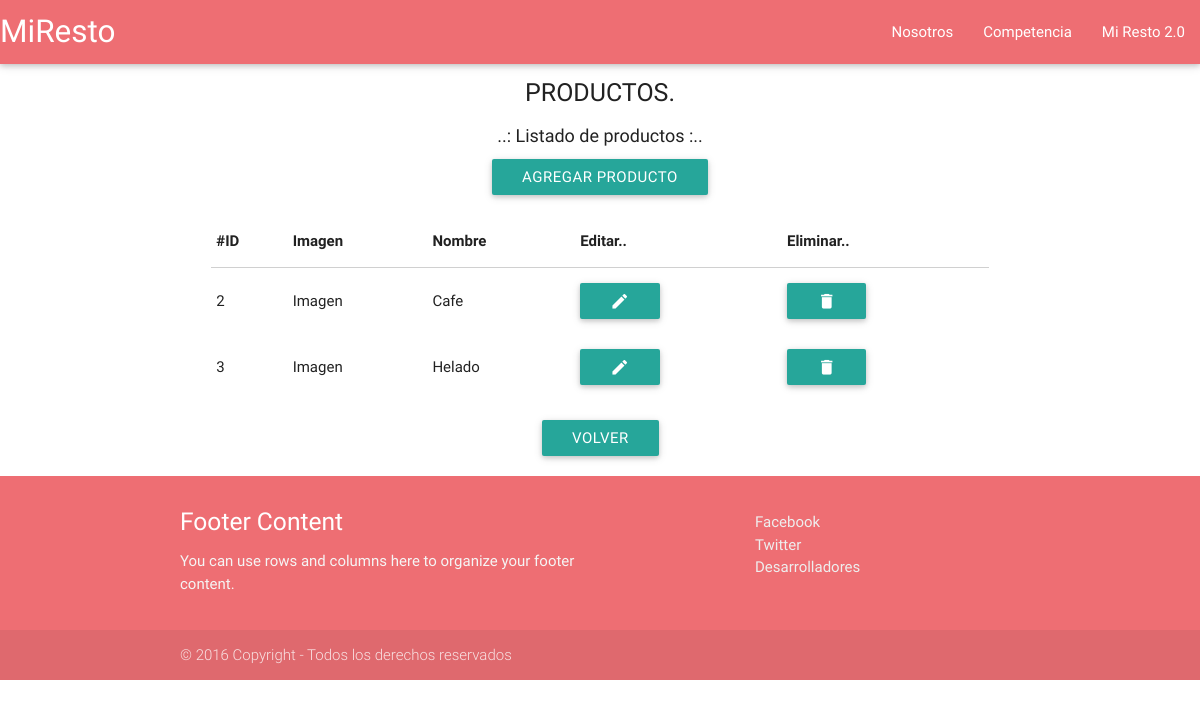
The app's page /index.php/productos, older data.
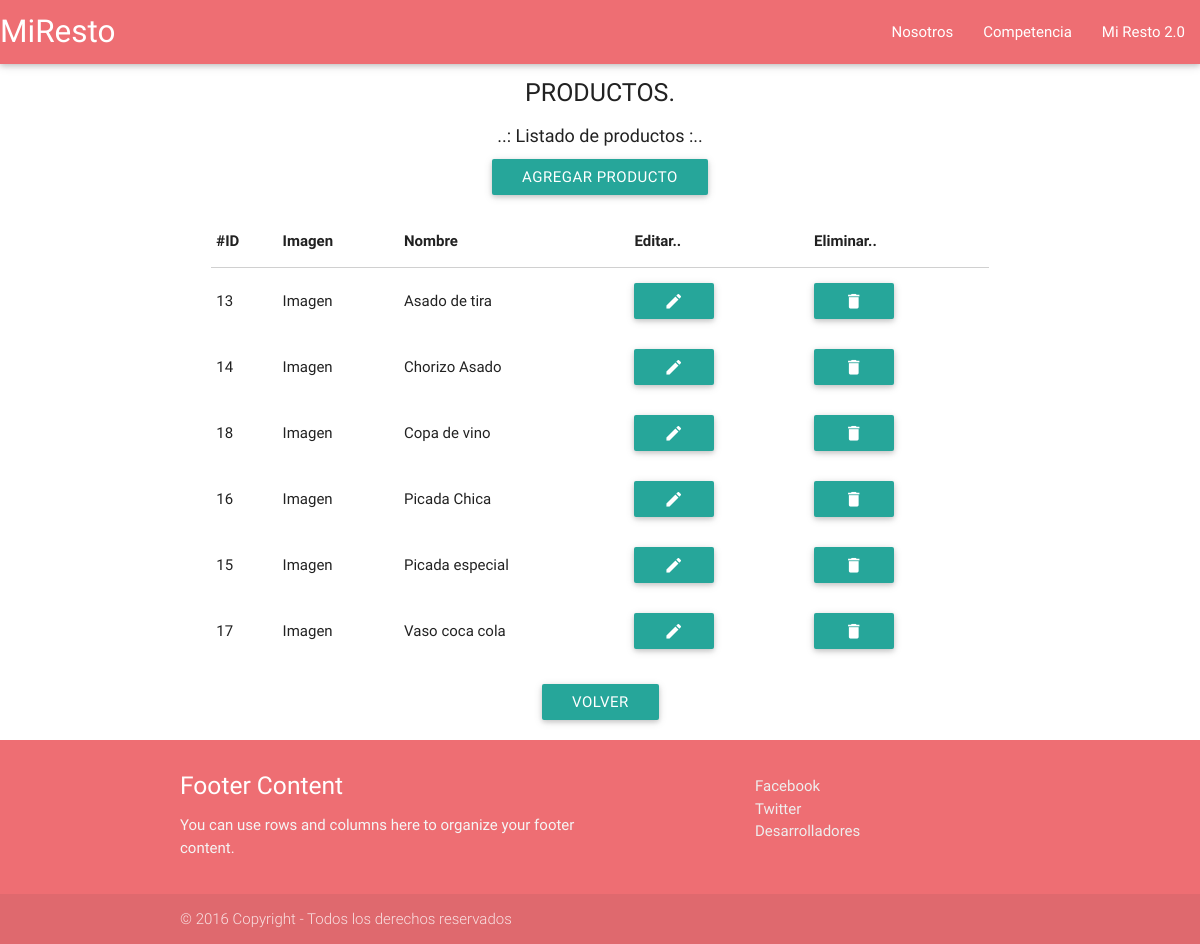
The same page, newer data.
### tables this page shows
CREATE TABLE IF NOT EXISTS `productos` (
  `id` int(10) unsigned NOT NULL,
  `nombre` tinytext NOT NULL
);

### application/controllers/Productos.php (called while the page is built, shortened)
<?php
class Productos extends CI_Controller {
    public function index(){
        $data['productos'] = $this->MProductos->listar();
        $data['funcion'] = 'index';
        $this->load->view('vProductos', $data);
    }
}

### index.php (called while the page is built, shortened)
<?php
require_once BASEPATH.'core/CodeIgniter.php';

### application/models/MProductos.php (called while the page is built, shortened)
<?php
class MProductos extends CI_Model {
    public function listar(){
        $consulta = 'SELECT * ';
        $consulta .= 'FROM Productos ';
        $consulta .= 'ORDER BY nombre ASC ';
        $query = $this->db->query($consulta);
        $resultado = $query->result_array();
        return $resultado;
    }
}

### application/views/productos/index.phtml (the view, shortened to what this page needs)
<div class="txt-cabecera">
    PRODUCTOS.
</div>
<div class="txt-info">
    ..: Listado de productos :..
</div>
<div class="row center-align">
    <a class="btn waves-effect waves-green" href="<?php echo site_url()."productos/alta"?>">AGREGAR PRODUCTO</a>
</div>
<div class="row">
    <div class="col m8 s12 offset-m2">
        <table class="responsive-table">
            <thead>
                <tr>
                    <th>#ID</th>
                    <th>Imagen</th>
                    <th>Nombre</th>
                    <th>Editar..</th>
                    <th>Eliminar..</th>
                </tr>
            </thead>
            <tbody id="tablaProductos">
            <?php
                foreach( $productos as $row ){
                    $id = $row['id'];
                    $np = $row['nombre'];
            ?>
                <tr id="<?php echo 'fp'.$id; ?>">
                    <td><?php echo $id; ?></td>
                    <td><?php echo 'Imagen'; ?></td>
                    <td><?php echo $np; ?></td>
                    <td>
                        <a class="btn waves-effect waves-green" href="<?php echo site_url()."productos/editar/".$id?>">
                            <i class="material-icons">edit</i>
                        </a>
                    </td>
                    <td>
                        <a class="dropdown-button btn" data-activates='<?php echo 'drop'.$id; ?>'>
                            <i class="material-icons">delete</i>
                        </a>
                    </td>
                </tr>
            <?php
                }
            ?>
            </tbody>
        </table>
    </div>
</div>
<div class="row center-align">
    <a class="btn waves-effect waves-light tooltipped" data-tooltip="Volver a roles" href="<?php echo site_url()?>intranet">Volver</a>
</div>

Row changes from the older to the newer data that the page shows:
removed productos: id "2", nombre "Cafe"
removed productos: id "3", nombre "Helado"
added productos: id "13", nombre "Asado de tira"
added productos: id "14", nombre "Chorizo Asado"
added productos: id "18", nombre "Copa de vino"
added productos: id "16", nombre "Picada Chica"
added productos: id "15", nombre "Picada especial"
added productos: id "17", nombre "Vaso coca cola"
